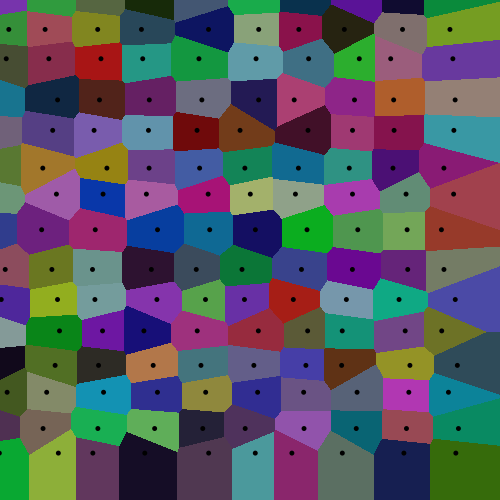
Frame 1 (no input)
Frame 2 (the mouse pressed at the canvas centre, redrawn once): identical to frame 1, image omitted

The Processing sketch that drew this single still picture (run headless with seeded random() and noise(); the mouse was pressed at the canvas centre and the sketch redrawn once):

// Processing sketch: Voronoi_Diagrams
// ── Voronoi_Diagrams.pde
int maxNumPoints = 150;
String pointPlacement = "grid"; //"mouse", "line", "circle", "wave", "grid"

PVector[] p;
int numPoints;
int numShades = maxNumPoints;
boolean drawSeeds = true;
int n = 0;
color[] colorSet;
color[][] pixelColors;


void setup() {
  size(500, 500);
  background(255);
  noLoop();
  p = new PVector[maxNumPoints];
  colorSet = new color[maxNumPoints];

  makeColorsRandom( numShades );
  //makeColorsBW( numShades );
  //makeColorsContinuous( numShades );

  pixelColors = new color[width][height];
  setInitialPixelColors();
  
  if( pointPlacement.equals( "line" ) )
    setPointsLine(0, 400, width, 400);
    
  else if( pointPlacement.equals( "circle" ) )
    setPointsCircle( width/2, width/2.5, 2);
    
  else if( pointPlacement.equals( "wave" ) )
    setPointsWave( width/4, 3, 1.00);  

  else if( pointPlacement.equals( "grid" ) ) 
    setPointsGrid(15, 10, 20);  


  calculatePixelColors();
}



void draw() {
  background(0);
  for (int i = 0; i < width; i++) {
    for (int j = 0; j< height; j++) {
      stroke(pixelColors[i][j]);        
      point(i, j);
    }
  }

  fill(0);
  noStroke();

  if ( drawSeeds ) {
    for (int k = 0; k < numPoints; k++) {
      circle(p[k].x, p[k].y, 5);
    }
  }
}


void calculatePixelColors() {
  for (int i=0; i< width; i++) {
    for (int j=0; j< height; j++) {

      float minDist = 2*width;
      int kBest = n;

      for (int k=0; k < numPoints; k++) {
        float d = dist(i, j, p[k].x, p[k].y);
        if (d < minDist) {
          kBest = k;
          minDist = d;
        }
      }

      pixelColors[i][j] = colorSet[kBest];
    }
  }
}


void mouseClicked() {
  p[n] = new PVector(mouseX, mouseY);
  n++;
  calculatePixelColors();
  redraw();
}

// ── Colours.pde
void setInitialPixelColors() {
  for (int i=0; i<width; i++) {
    for (int j=0; j<width; j++) {
      pixelColors[i][j] = color(255);
    }
  }
}


void makeColorsBW(int numShades) {
  for (int i=0; i < numShades; i++) {
    if (i % 2 == 0 ) {
      colorSet[i] = color(0, 0, 0);
    } else {
      colorSet[i] = color(255, 255, 255);
    }
  }
}


void makeColorsContinuous(int numShades) {
  float r1 = 0; //255;
  float g1 = 0; //150;
  float b1 = 0; //50;

  float r2 = 255; //100;
  float g2 = 255; //0;
  float b2 = 255; //255;

  float dr = (r2-r1)/numShades;
  float dg = (g2-g1)/numShades;
  float db = (b2-b1)/numShades;

  float red = r1;
  float green = g1;
  float blue = b1;

  for (int i=0; i < numShades; i++) {
    red += dr; 
    green += dg;
    blue += db;
    colorSet[i] = color(red, green, blue);
  }
}


void makeColorsRandom(int numShades) {
  for (int i=0; i < numShades; i++) {
    int red = int(random(10, 254));
    int green = int(random(10, 254));
    int blue = int(random(10, 254));
    colorSet[i] = color(red, green, blue);
  }
}

// ── Set_Points.pde
void setPointsLine(float x1, float y1, float x2, float y2) {
  float x=x1, y=y1;
  float dx = (x2-x1)/maxNumPoints, dy = (y2-y1)/maxNumPoints;
  n = 0;
  //p[0] = new PVector(width/2, height/2);
  for (int i=0; i<maxNumPoints; i++) {
    p[i] = new PVector(x, y);
    x += dx;
    y += dy;
    n++;
  }
}


void setPointsCircle( float rx, float ry, float numWraps) {
  numPoints = maxNumPoints;
  float dTheta = 2*PI/numPoints*numWraps;
  float a = pow(0.1, 1.0/numPoints);
  float dRadiusX = rx/numPoints;
  float dRadiusY = ry/numPoints;
  
  float xC = width/2;
  float yC = height/2;
  float x, y;
  float theta = 0;

  for (int k = 0; k < numPoints; k++) {
    x = xC + rx*cos(theta);
    y = yC - ry*sin(theta);
    p[k] = new PVector(x, y);
    //r = r*a;
    if ( numWraps > 1) {
      rx -= dRadiusX;
      ry -= dRadiusY;
    }
    theta += dTheta;
  }
}


void setPointsWave(float A, float numPeaks, float decayFactor) {
  numPoints = maxNumPoints;
  float waveLength = width/numPeaks;
  float freq = TWO_PI/waveLength;
  float dx = width/float(numPoints);
  
  float yC = height/2;
  float x, y;
  x = 2;

  for (int k = 0; k < numPoints; k++) {
    y = yC - A*sin(freq*x);
    p[k] = new PVector(x, y); 
    x += dx;
    A *= decayFactor;
  }
}


void setPointsGrid(int rows, int cols, int pad) {
  numPoints = rows*cols;
  println(numPoints);
  int k = 0;
  float dx = width/cols;
  float dy = height/rows;
  
  for(int i = 0; i < rows; i++) {
    float y = i * dy + random(-10,10);
    for(int j = 0; j < cols; j++) {
      float x = j * dx + random(-10,10);
      p[k] = new PVector(x, y);
      k++;
    }
  }
}
